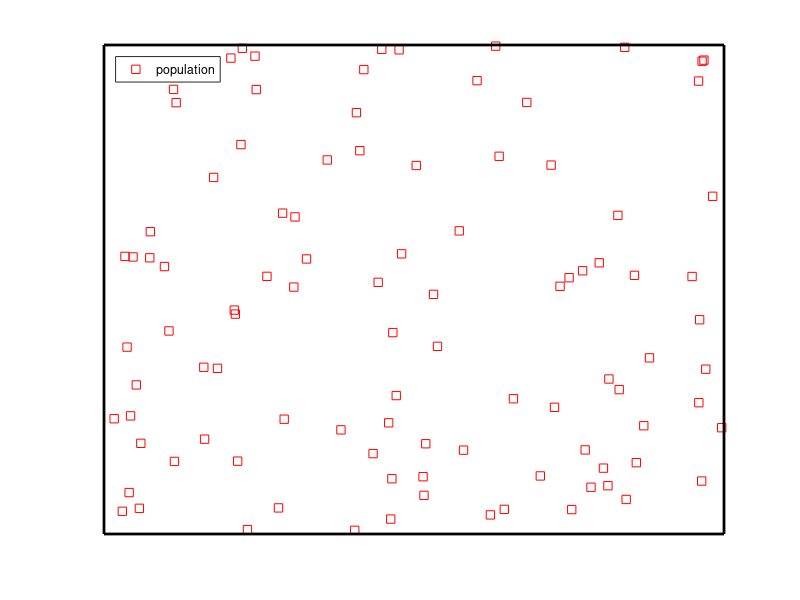
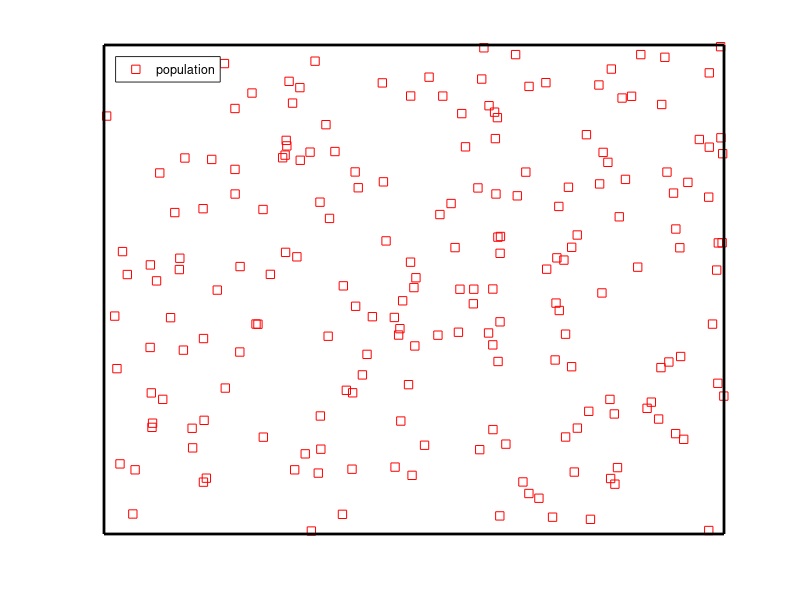
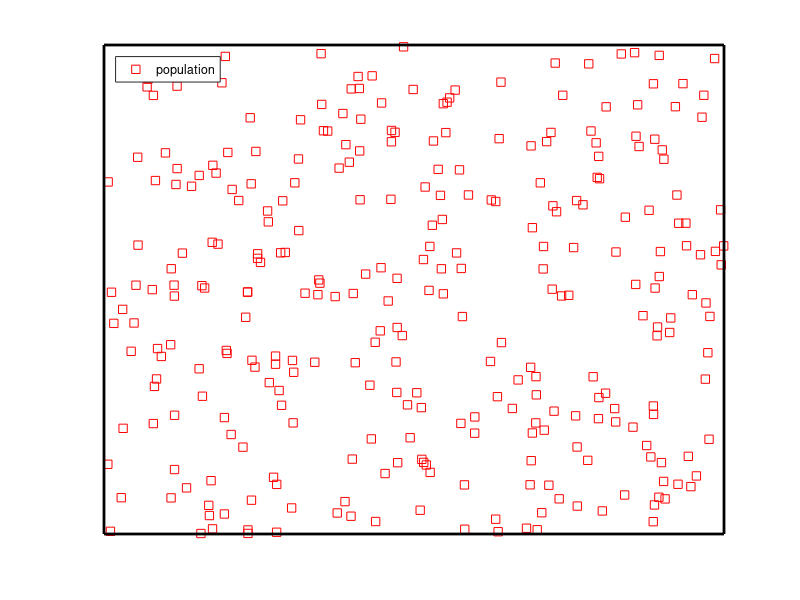
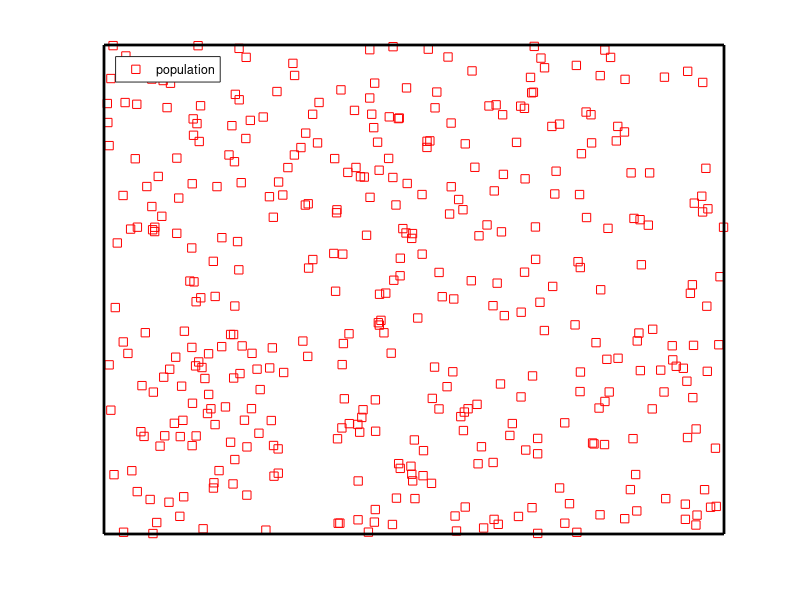

Reproduce these figures in MATLAB, in order. (Note: this script raises an error after producing the figures.)
clc;clear;close all;
for ii = 1:90
x1=rand(100*(ii),1)*500;  %横坐标在(-2500，2500)范围内，生成1*10的随机矩阵
y1=rand(1,100*(ii))*500;  %纵坐标在(-2500，0)范围内，生成1*10的随机矩阵


h(ii) = figure(ii);
plot(x1,y1,'s','color','r');   %以x1为横坐标,y1为纵坐标绘制红色方块点图
axis off
legend('population','Location','NorthWest');
set( h(ii), 'Color','w')
rectangle('position',[0 0 500 500],'LineWidth',2,'LineStyle','-');  %中心区域的虚线框
Mov(ii) = getframe;
end

text(100,100,'土地布滿了人','Color','blue','FontSize',30);
Mov(91) = getframe;

movie(Mov,1,30);
v = VideoWriter('land_population.avi');
set(v,'FrameRate',30);
open(v);
writeVideo(v,Mov);
close(v);

